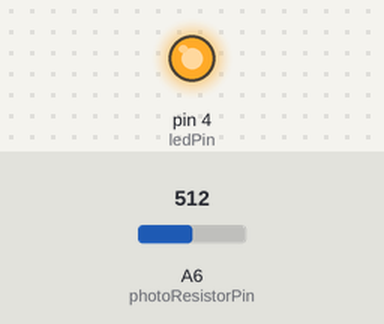
This sketch was run on a simulated Arduino Nano, built with avr-gcc and run on an emulated ATmega328P. Parts: output pins drawn as LEDs (lit = HIGH). The test bench sets the inputs (shaded band); at power-on: A6 (photoResistorPin) = 512.

Above: at 1.2 s.
1.3 s: A6 (photoResistorPin) set to 414
2.8 s: A6 (photoResistorPin) set to 390
At 4.0 s:
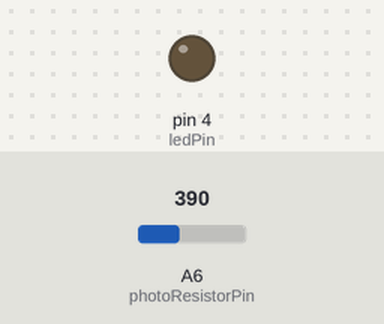
4.3 s: A6 (photoResistorPin) set to 410
At 5.2 s:
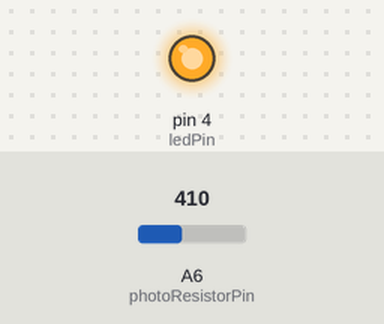
5.8 s: A6 (photoResistorPin) set to 306
At 6.3 s:
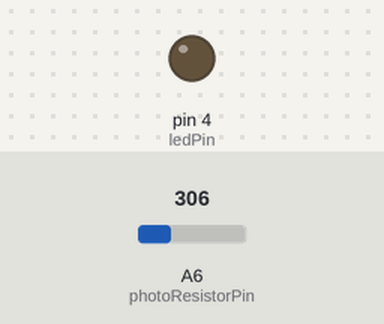
Timing chart, 0 to 8.3 s (numbered marks = the images above; inputs shaded):
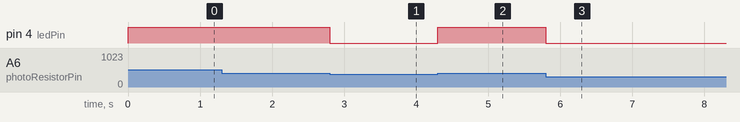

Measured:
- the behaviour switches between 401 and 400 on A6 (photoResistorPin) (found by bisection; images 0 and 1)
- after the input at 1.3 s, every drawn part: stays the same
- after the input at 2.8 s, pin 4 (ledPin): HIGH → LOW at once
- after the input at 4.3 s, pin 4 (ledPin): LOW → HIGH at once
- after the input at 5.8 s, pin 4 (ledPin): HIGH → LOW at once

The sketch:

AutomaticLED.ino
```cpp
const int photoResistorPin = A6;
const int ledPin = 4;

const int TURN_ON_LIGHT_THRESHOLD = 400;

void setup() {
  pinMode(ledPin, OUTPUT);

}

void loop() {
  int resValue = analogRead(photoResistorPin);

  digitalWrite(ledPin, resValue > TURN_ON_LIGHT_THRESHOLD ? HIGH : LOW);

}
```
